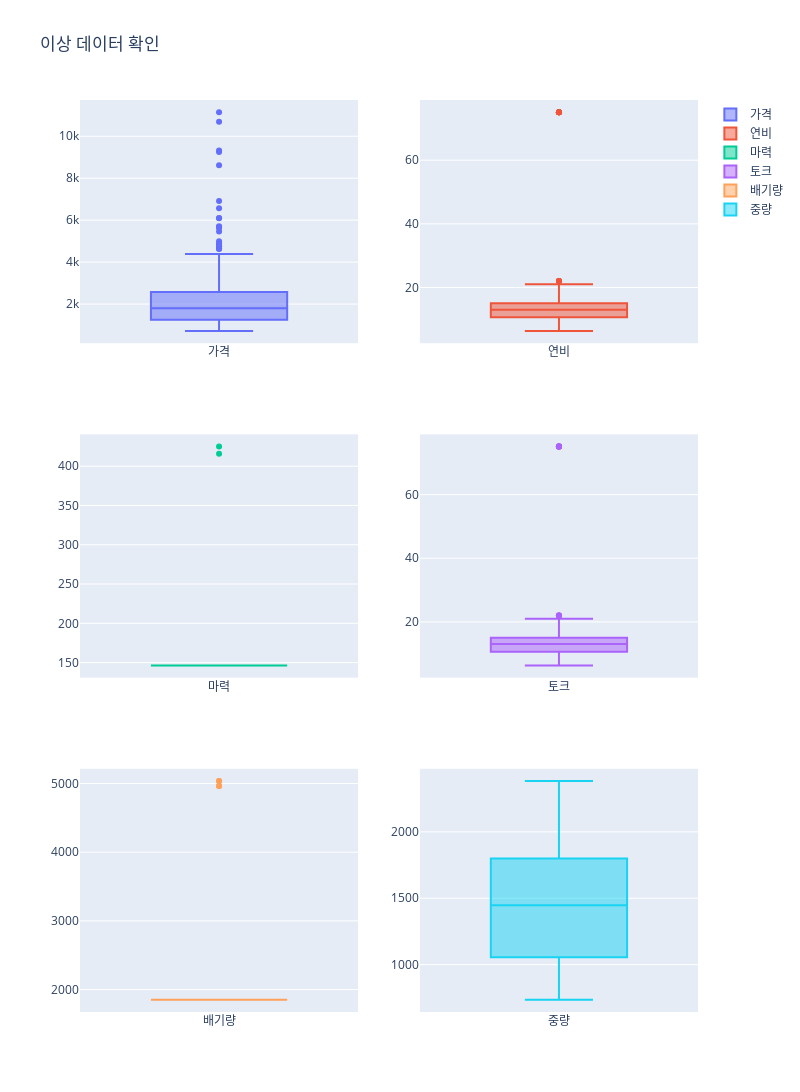

Here is the notebook cell this chart was saved with:
### Code cell
#이상치 처리 최종 확인

fig = make_subplots(rows=3, cols=2)

#가격 box plot
fig.add_trace(
    go.Box(y=df.가격, name="가격"),
    row=1, col=1
)

#연비 box plot
fig.add_trace(
    go.Box(y=df.연비, name="연비"),
    row=1, col=2
)

#마력 box plot
fig.add_trace(
    go.Box(y=df.마력, name="마력"),
    row=2, col=1
)

#토크 box plot
fig.add_trace(
    go.Box(y=df.연비, name="토크"),
    row=2, col=2
)

#배기량 box plot
fig.add_trace(
    go.Box(y=df.배기량, name="배기량"),
    row=3, col=1
)

#중량 box plot
fig.add_trace(
    go.Box(y=df.중량, name="중량"),
    row=3, col=2
)

fig.update_layout(height=1200, width=800, title_text="이상 데이터 확인")
fig.show()

### Figure 1 — Plotly figure (JSON) as saved in the notebook; plotly's stock layout.template omitted (floating-point values rounded to 4 significant figures; data arrays with more than 128 entries replaced by an {"elided": "..."} marker saying what was removed)
{"data": [{"name": "가격", "type": "box", "xaxis": "x", "y": {"elided": "403 int values"}, "yaxis": "y"}, {"name": "연비", "type": "box", "xaxis": "x2", "y": {"elided": "403 float values"}, "yaxis": "y2"}, {"name": "마력", "type": "box", "xaxis": "x3", "y": {"elided": "403 float values"}, "yaxis": "y3"}, {"name": "토크", "type": "box", "xaxis": "x4", "y": {"elided": "403 float values"}, "yaxis": "y4"}, {"name": "배기량", "type": "box", "xaxis": "x5", "y": {"elided": "403 float values"}, "yaxis": "y5"}, {"name": "중량", "type": "box", "xaxis": "x6", "y": {"elided": "403 float values"}, "yaxis": "y6"}], "layout": {"height": 1200, "title": {"text": "이상 데이터 확인"}, "width": 800, "xaxis": {"anchor": "y", "domain": [0, 0.45]}, "xaxis2": {"anchor": "y2", "domain": [0.55, 1]}, "xaxis3": {"anchor": "y3", "domain": [0, 0.45]}, "xaxis4": {"anchor": "y4", "domain": [0.55, 1]}, "xaxis5": {"anchor": "y5", "domain": [0, 0.45]}, "xaxis6": {"anchor": "y6", "domain": [0.55, 1]}, "yaxis": {"anchor": "x", "domain": [0.7333, 1]}, "yaxis2": {"anchor": "x2", "domain": [0.7333, 1]}, "yaxis3": {"anchor": "x3", "domain": [0.3667, 0.6333]}, "yaxis4": {"anchor": "x4", "domain": [0.3667, 0.6333]}, "yaxis5": {"anchor": "x5", "domain": [0, 0.2667]}, "yaxis6": {"anchor": "x6", "domain": [0, 0.2667]}}}
